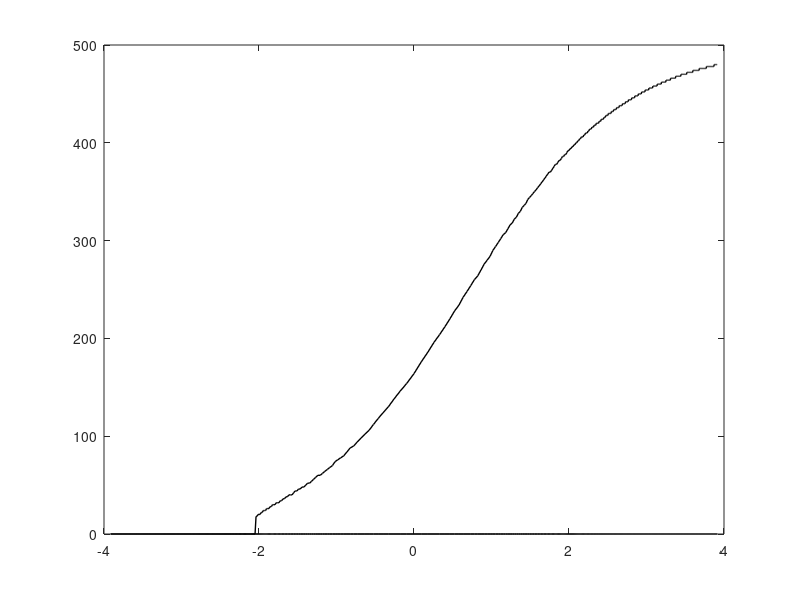

Write the MATLAB code that produced this figure. (Note: this script raises an error after producing the figure.)
%This script generates figure S3A. We create a map of parameter space (group size and essentiality
%of cooperation) and evaluate which mechanism (fully coordinated specialisation
%or random specialisation) is favoured. We assume here the reproductive
%fecundity depends linearly on the number of helpers in the group.

clear all

%Parameter space

Nmax=1000;
Nmin=2;
HBmax=50;
HBmin=0;
size=linspace(Nmin,Nmax,(Nmax-Nmin)/2+1); %discretisation for group size
HBr=linspace(1,HBmax,length(size))
HBl=fliplr(1./HBr(2:end))
HB=[HBl HBr]%discretisation for relative importance of cooperation 
ftsz=50;

%Iterate through each possible parameter combination, calculate the optimal
%proportion of helpers. Evaluate the fitness of a coordinated
%group, and random groups and determine relative fitness
matt=zeros(length(size),length(HB));
matt2=zeros(length(size),length(HB));

results=[]
matt0=zeros(length(size), length(HB));
matt1=zeros(length(size), length(HB));
matt2=zeros(length(size), length(HB));
matt3=zeros(length(size), length(HB));
matt4=zeros(length(size), length(HB));
matt5=zeros(length(size), length(HB));
for i=1:length(size)
    disp(i)
    for j=1:length(HB)
        hb=HB(j);
        N=size(i);
        scale=1000;
        offset=0.25;
        Kthin=linspace(0,N,1000);
        K=linspace(0,N,N+1);
        trials=20;
        Wbroad=((1-(K/N))).*(1+hb*((K)));
        Kopt=(hb*N-1)/(2*hb*N);
        popt=(Kopt)/N;
        coordfit=((1-(Kopt/N))).*(1+hb*((Kopt))); 
        stochfit=((1-(Kopt/N))).*(1+hb*((Kopt)))-hb*(Kopt/N)*(1-Kopt/N);
        matt1(i,j)=coordfit;
        matt3(i,j)=stochfit;
        matt4(i,j)=popt;
    end
end


for i=1:length(HB)
    m11=(1-1E-3)*matt1(:,i);
    m12=(1-2E-3)*matt1(:,i);
    m2=matt3(:,i);
    popt=matt4(:,i);
    if length(find(m11>m2))>0
        track1(i)=max(size(find(m11>m2)));
    else
        track1(i)=0;
    end
    if length(find(m12>m2))>0
        track2(i)=max(size(find(m12>m2)));
    else
        track2(i)=0;
    end
    if m2>m12 & length(find(popt<=0))>0
        nodol(i)=max(size(find(popt<=0)));
    else
        nodol(i)=0;
    end
end
curve2=track2;
curve1=zeros(1,length(track2));
x=log(HB);
figure()
set(gcf, 'Position',  [0, 0, 800, 800])

plot(x, curve1, 'k', 'LineWidth', 1);
hold on;
plot(x, curve2, 'k', 'LineWidth', 1);
x2 = [x, fliplr(x)];
inBetween = [curve1, fliplr(curve2)];
fill(x2, inBetween, 'k ');
hold on
plot(x,track1,'k--')

box off
  set(gcf,'color','w');    
ax = gca;
ax.XTick=[log(1/HBmax) 0 log(HBmax)];
ax.XTickLabels={"1/"+HBmax "1" HBmax};
ax.YTick=[Nmin Nmax/2 Nmax];
ax.FontSize = ftsz/2; 
axis([log(1/HBmax) log(HBmax) min(size) max(size)])



grid=length(HB);
x=log(HB)
curve1=zeros(1,grid);
curve2=nodol;
x2 = [x, fliplr(x)];
inBetween = [curve1, fliplr(curve2)];
plot(x, curve1, 'r', 'LineWidth', 1);
plot(x, curve2, 'r', 'LineWidth', 1);
fill(x2, inBetween, 'r ');
plot(x, curve1, 'r', 'LineWidth', 1);
plot(x, curve2, 'r', 'LineWidth', 1);

plot(x,track1,'k--')


